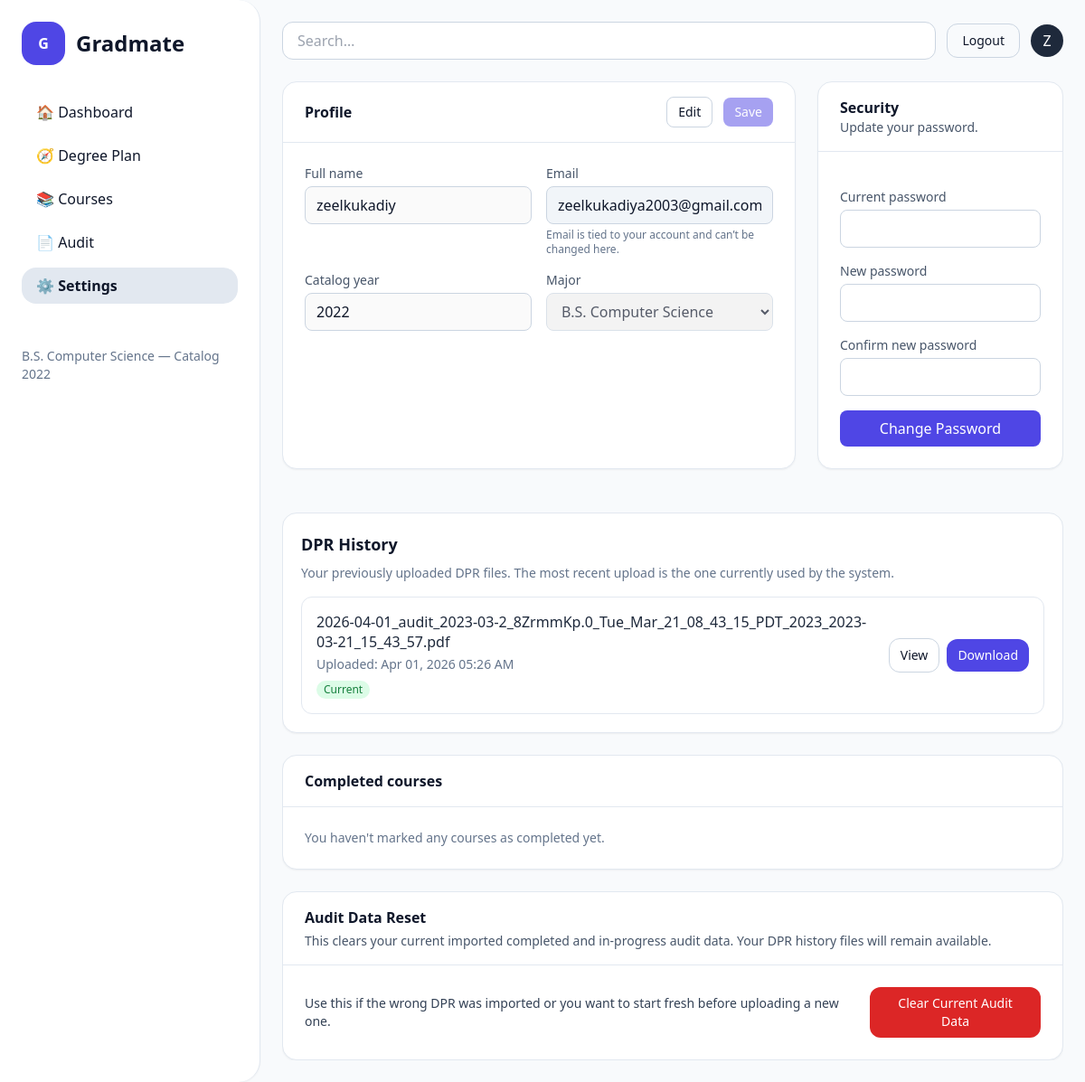
The page /settings/ (signed in) on the database as committed earlier.
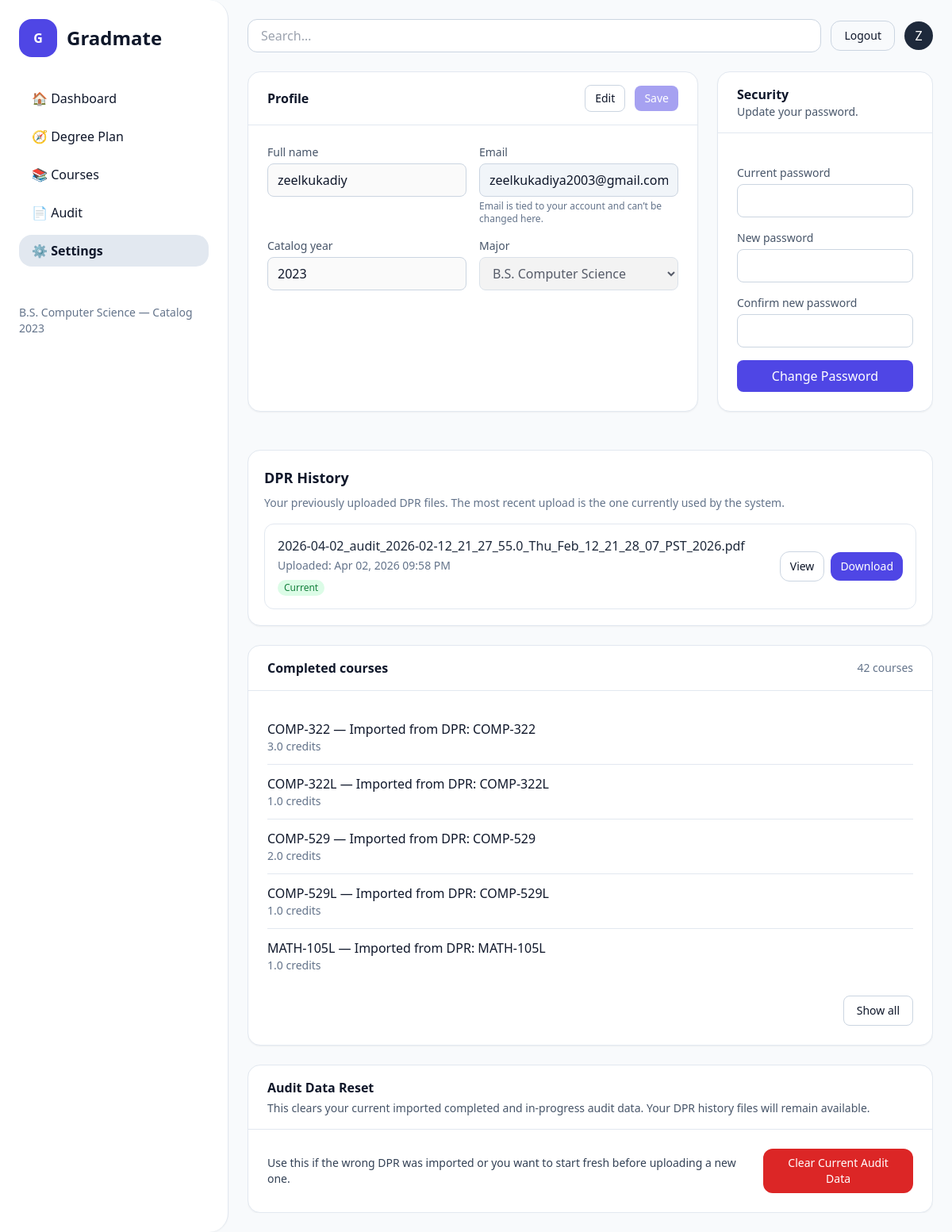
The same page on the database as committed later.
### users/models.py (models this page shows, shortened)
class StudentProfile(models.Model):
    PROGRAM_CHOICES = [
        ("BS_CS", "B.S. Computer Science"),
        ("BS_IT", "B.S. Information Technology"),
        ("MS_CS", "M.S. Computer Science"),
        ("MBA", "MBA"),
    ]
    user = models.OneToOneField(
        settings.AUTH_USER_MODEL, on_delete=models.CASCADE, related_name="profile"
    )
    completed_codes = models.TextField(blank=True, default="")
    program = models.CharField(max_length=32, choices=PROGRAM_CHOICES)
    catalog_year = models.PositiveSmallIntegerField(
        validators=[MinValueValidator(2000), MaxValueValidator(2100)],
        help_text="e.g., 2024",
    )
    avg_credits_per_term = models.PositiveIntegerField(default=15)
    max_credits_next_term = models.PositiveIntegerField(default=15)

class DPRUpload(models.Model):
    user = models.ForeignKey(
        settings.AUTH_USER_MODEL,
        on_delete=models.CASCADE,
        related_name="dpr_uploads",
    )
    file = models.FileField(
        upload_to=dpr_upload_path,
        validators=[FileExtensionValidator(["pdf"])],
    )
    uploaded_at = models.DateTimeField(auto_now_add=True)

class CompletedClass(models.Model):
    profile = models.ForeignKey(
        StudentProfile, on_delete=models.CASCADE, related_name="completed_classes"
    )
    course = models.ForeignKey(
        Course, on_delete=models.CASCADE, related_name="completions"
    )
    term = models.CharField(max_length=12, blank=True)
    class Meta:
        unique_together = (("profile", "course"),)

class Course(models.Model):
    program = models.CharField(max_length=32, choices=StudentProfile.PROGRAM_CHOICES)
    catalog_year = models.PositiveSmallIntegerField(
        validators=[MinValueValidator(2000), MaxValueValidator(2100)]
    )
    tags = models.ManyToManyField(
        Tag,
        blank=True,
        related_name="courses",
        help_text="Optional labels like LAB, SUPPORT, GE-QR, etc.",
    )
    code = models.CharField(max_length=16)
    title = models.CharField(max_length=128)
    credits = models.DecimalField(max_digits=4, decimal_places=1, default=3.0)
    subject = models.CharField(max_length=32, blank=True, default="")
    level = models.CharField(max_length=50, null=True, blank=True)
    section = models.CharField(max_length=16, blank=True, default="")
    description = models.TextField(blank=True, default="")
    prerequisites = models.ManyToManyField(
        "self",
        symmetrical=False,
        blank=True,
        related_name="as_prerequisite_for",
    )
    corequisites = models.ManyToManyField(
        "self",
        symmetrical=False,
        blank=True,
        related_name="as_corequisite_for",
    )
    offered_in = models.ManyToManyField(Term, related_name="offerings", blank=True)
    PREREQ_MODES = (
        ("ALL", "All listed are required"),
        ("ANY", "Any one is sufficient"),
    )
    prereq_mode = models.CharField(max_length=3, choices=PREREQ_MODES, default="ALL")
    class Meta:
        unique_together = (("program", "catalog_year", "code"),)
        ordering = ["program", "catalog_year", "code"]

### users/views.py (the view, shortened to what this page needs)
# urls.py: path("settings/", users_views.settings_page, name="settings"),
@profile_required
def settings_page(request):
    profile = request.profile
    submit_kind = request.POST.get("form", "")
    profile_form = ProfileSettingsForm(
        request.user, profile,
        data=(request.POST if submit_kind == "profile" else None)
    )
    pwd_form = PasswordChangeForm(
        request.user,
        data=(request.POST if submit_kind == "password" else None)
    )
    completed_courses = (
        CompletedClass.objects
        .filter(profile=profile)
        .select_related("course")
        .order_by("course__subject", "course__code")
    )
    dpr_history = (
        DPRUpload.objects
        .filter(user=request.user)
        .order_by("-uploaded_at")
    )
    for dpr in dpr_history:
        dpr.display_name = os.path.basename(dpr.file.name or "")
    return render(request, "settings.html", {
        "profile_form": profile_form,
        "pwd_form": pwd_form,
        "profile": profile,
        "completed_courses": completed_courses,
        "dpr_history": dpr_history,
    })

### users/forms.py (shortened to what this page needs)
class ProfileSettingsForm(forms.Form):
    full_name = forms.CharField(label="Full name", max_length=150)
    email = forms.EmailField(label="Email", disabled=True, required=False)
    catalog_year = forms.IntegerField(label="Catalog year", min_value=2000, max_value=2100)
    program = forms.ChoiceField(label="Major", choices=StudentProfile.PROGRAM_CHOICES)
    def __init__(self, user, profile, *args, **kwargs):
        super().__init__(*args, **kwargs)
        full = (user.get_full_name() or "").strip()
        self.fields["full_name"].initial = full if full else (user.username or "")
        self.fields["email"].initial = user.email
        self.fields["email"].disabled = True
        self.fields["catalog_year"].initial = profile.catalog_year
        self.fields["program"].initial = profile.program

### templates/settings.html (shortened to what the changed rows need)
{% extends "base.html" %}
{% block content %}
  <div class="overflow-y-auto" style="max-height: calc(100vh - 96px);">
    <div class="grid grid-cols-1 lg:grid-cols-3 gap-6">
      <section class="lg:col-span-2 bg-white rounded-2xl shadow-sm border border-slate-200">
        <div class="border-b border-slate-200 px-6 py-4 flex items-center justify-between">
          <h2 class="font-semibold">Profile</h2>
        </div>
        <form
          id="profileForm"
          method="post"
          class="p-6 grid grid-cols-1 md:grid-cols-2 gap-4"
        >
          <div>
            <label class="block text-sm text-slate-600 mb-1">Catalog year</label>
            <input
              id="catalog_year"
              type="number"
              name="catalog_year"
              value="{{ profile_form.catalog_year.value|default:profile.catalog_year }}"
              class="w-full rounded-lg border border-slate-300 px-3 py-2"
              disabled
            >
          </div>
          <div>
            <label class="block text-sm text-slate-600 mb-1">Major</label>
            <select
              id="program"
              name="program"
              class="w-full rounded-lg border border-slate-300 px-3 py-2"
              disabled
            >
              {% for val, label in profile_form.fields.program.choices %}
                <option
                  value="{{ val }}"
                  {% if profile_form.program.value == val or profile.program == val %}
                    selected
                  {% endif %}
                >
                  {{ label }}
                </option>
              {% endfor %}
            </select>
          </div>
        </form>
      </section>
      <section class="bg-white rounded-2xl shadow-sm border border-slate-200">
        <div class="border-b border-slate-200 px-6 py-4">
          <h2 class="font-semibold">Security</h2>
        </div>
      </section>
      <section class="lg:col-span-3 bg-white rounded-2xl shadow-sm border border-slate-200 p-5 mt-6 w-full">
        <h2 class="text-lg font-semibold mb-2">DPR History</h2>
        {% if dpr_history %}
          <div class="space-y-3">
        {% for dpr in dpr_history %}
          <div class="w-full border border-slate-200 rounded-xl p-4">
            <div class="flex flex-col lg:flex-row lg:items-center lg:justify-between gap-4">
          <div class="min-w-0 flex-1">
            <div class="font-medium text-slate-800 break-words leading-snug">
              {{ dpr.display_name }}
            </div>
            <div class="text-sm text-slate-500 mt-1">
              Uploaded: {{ dpr.uploaded_at|date:"M d, Y h:i A" }}
            </div>
            {% if forloop.first %}
              <div class="mt-2 inline-flex items-center rounded-full bg-green-100 text-green-700 px-2 py-0.5 text-xs font-medium">
            Current
              </div>
            {% else %}
              <div class="mt-2 inline-flex items-center rounded-full bg-slate-100 text-slate-600 px-2 py-0.5 text-xs font-medium">
            Archived
              </div>
            {% endif %}
          </div>
          <div class="flex flex-wrap items-center gap-2 shrink-0">
            <a href="{{ dpr.file.url }}" target="_blank"
               class="inline-flex items-center rounded-xl border border-slate-300 px-3 py-2 text-sm hover:bg-slate-50">
              View
            </a>
            <a href="{{ dpr.file.url }}" download
               class="inline-flex items-center rounded-xl bg-indigo-600 px-3 py-2 text-sm text-white hover:bg-indigo-700">
              Download
            </a>
          </div>
            </div>
          </div>
        {% endfor %}
          </div>
        {% else %}
          <p class="text-sm text-slate-500">No DPR uploads yet.</p>
        {% endif %}
      </section>
      <section class="lg:col-span-3 bg-white rounded-2xl shadow-sm border border-slate-200">
        <div class="border-b border-slate-200 px-6 py-4 flex items-center justify-between">
          <h2 class="font-semibold">Completed courses</h2>
          {% if completed_courses %}
        <span class="text-sm text-slate-500">
          {{ completed_courses|length }} course{{ completed_courses|length|pluralize }}
        </span>
          {% endif %}
        </div>
        <div class="p-6">
          {% if completed_courses %}
        <ul id="completedCoursesList" class="divide-y divide-slate-200">
          {% for cc in completed_courses %}
            <li class="py-3 {% if forloop.counter > 5 %}hidden extra-course{% endif %}">
          <p class="font-medium">
            {{ cc.course.code }} — {{ cc.course.title }}
          </p>
          <p class="text-sm text-slate-500">
            {% if cc.course.credits %}
              {{ cc.course.credits }} credits
            {% endif %}
          </p>
            </li>
          {% endfor %}
        </ul>
        {% if completed_courses|length > 5 %}
          <div class="mt-4 flex justify-end">
            <button
          id="toggleCoursesBtn"
          type="button"
          class="rounded-lg border border-slate-300 px-4 py-2 text-sm hover:bg-slate-100"
            >
          Show all
            </button>
          </div>
        {% endif %}
          {% else %}
        <p class="text-sm text-slate-500">
          You haven't marked any courses as completed yet.
        </p>
          {% endif %}
        </div>
      </section>
      <section class="lg:col-span-3 bg-white rounded-2xl shadow-sm border border-slate-200">
        <div class="border-b border-slate-200 px-6 py-4">
          <h2 class="font-semibold text-slate-900">Audit Data Reset</h2>
        </div>
      </section>
    </div>
  </div>
{% endblock %}

### templates/base.html (shortened to what this page needs)
{% load static %}
<!doctype html>
<html lang="en">
<head>
  <script src="https://cdn.tailwindcss.com"></script>
</head>
<body class="bg-slate-50 text-slate-900 min-h-screen">
  <div class="min-h-screen flex">
    <aside class="w-72 bg-white border-r border-slate-200 p-6 rounded-r-3xl shadow-sm">
      <div class="flex items-center gap-3 mb-8">
        <div class="h-12 w-12 rounded-2xl bg-indigo-600 text-white grid place-items-center font-bold select-none">G</div>
        <span class="text-2xl font-semibold select-none">Gradmate</span>
      </div>
      {% with current=request.resolver_match.url_name %}
      <nav aria-label="Main" class="space-y-2">
        <ul class="space-y-2">
          <li>
            <a href="{% url 'dashboard' %}"
               class="block px-4 py-2 rounded-2xl hover:bg-slate-100 {% if current == 'dashboard' %}bg-slate-200 font-semibold{% endif %}">
               🏠 <span>Dashboard</span>
            </a>
          </li>
          <li>
            <a href="{% url 'degree_plan' %}"
               class="block px-4 py-2 rounded-2xl hover:bg-slate-100 {% if current == 'degree_plan' %}bg-slate-200 font-semibold{% endif %}">
               🧭 <span>Degree Plan</span>
            </a>
          </li>
          <li>
            <a href="{% url 'courses' %}"
               class="block px-4 py-2 rounded-2xl hover:bg-slate-100 {% if current == 'courses' %}bg-slate-200 font-semibold{% endif %}">
               📚 <span>Courses</span>
            </a>
          </li>
          <li>
            <a href="{% url 'audit' %}"
               class="block px-4 py-2 rounded-2xl hover:bg-slate-100 {% if current == 'audit' %}bg-slate-200 font-semibold{% endif %}">
               📄 <span>Audit</span>
            </a>
          </li>
          <li>
            <a href="{% url 'settings' %}"
               class="block px-4 py-2 rounded-2xl hover:bg-slate-100 {% if current == 'settings' %}bg-slate-200 font-semibold{% endif %}">
               ⚙️ <span>Settings</span>
            </a>
          </li>
        </ul>
      </nav>
      {% endwith %}
      <div class="mt-12 text-sm text-slate-500 select-none">
        {% if profile %}{{ profile.get_program_display }} — Catalog {{ profile.catalog_year }}{% endif %}
      </div>
    </aside>
    <main class="flex-1 p-6 relative z-10">
      <div class="flex items-center gap-3 mb-6">
        <form action="{% url 'courses' %}" method="get" role="search" class="flex-1">
          <input
            id="global-search"
            name="q"
            type="search"
            placeholder="Search…"
            value="{{ request.GET.q|default:'' }}"
            class="w-full rounded-xl border border-slate-300 px-4 py-2 outline-none focus:ring-2 focus:ring-indigo-500"
            autocomplete="off"
            autofocus
          >
        </form>
        <form action="{% url 'logout' %}" method="post" class="inline">
          <button type="submit" class="inline-flex items-center rounded-xl border border-slate-300 px-4 py-2 text-sm hover:bg-slate-100">
            Logout
          </button>
        </form>
        <a href="{% url 'settings' %}" title="Settings"
           class="h-9 w-9 rounded-full bg-slate-800 text-white grid place-items-center">
          {{ request.user.get_full_name|default:request.user.username|slice:":1"|upper }}
        </a>
      </div>
      {% block content %}{% endblock %}
    </main>
  </div>
</body>
</html>

Rows that differ between the two databases and show on the page:
removed DPRUpload: display_name "2026-04-01_audit_2023-03-2_8ZrmmKp.0_Tue_Mar_21_08_43_15_PDT_2023_2023-03-21_15_43_57.pdf", uploaded_at "Apr 01, 2026 05:26 AM"
changed StudentProfile "B.S. Computer Science": catalog_year "2022" → "2023"
added DPRUpload: display_name "2026-04-02_audit_2026-02-12_21_27_55.0_Thu_Feb_12_21_28_07_PST_2026.pdf", uploaded_at "Apr 02, 2026 09:58 PM"
added CompletedClass: course.code "COMP-322", course "Imported from DPR: COMP-322", course.credits "3.0"
added CompletedClass: course.code "COMP-322L", course "Imported from DPR: COMP-322L", course.credits "1.0"
added CompletedClass: course.code "COMP-529", course "Imported from DPR: COMP-529", course.credits "2.0"
added CompletedClass: course.code "COMP-529L", course "Imported from DPR: COMP-529L", course.credits "1.0"
added CompletedClass: course.code "MATH-105L", course "Imported from DPR: MATH-105L", course.credits "1.0"
Other text that changed with them:
{{ completed_courses|length }}: (not shown) → "42"
text no longer shown: "You haven't marked any courses as completed yet."
text now shown: "course Show all"
